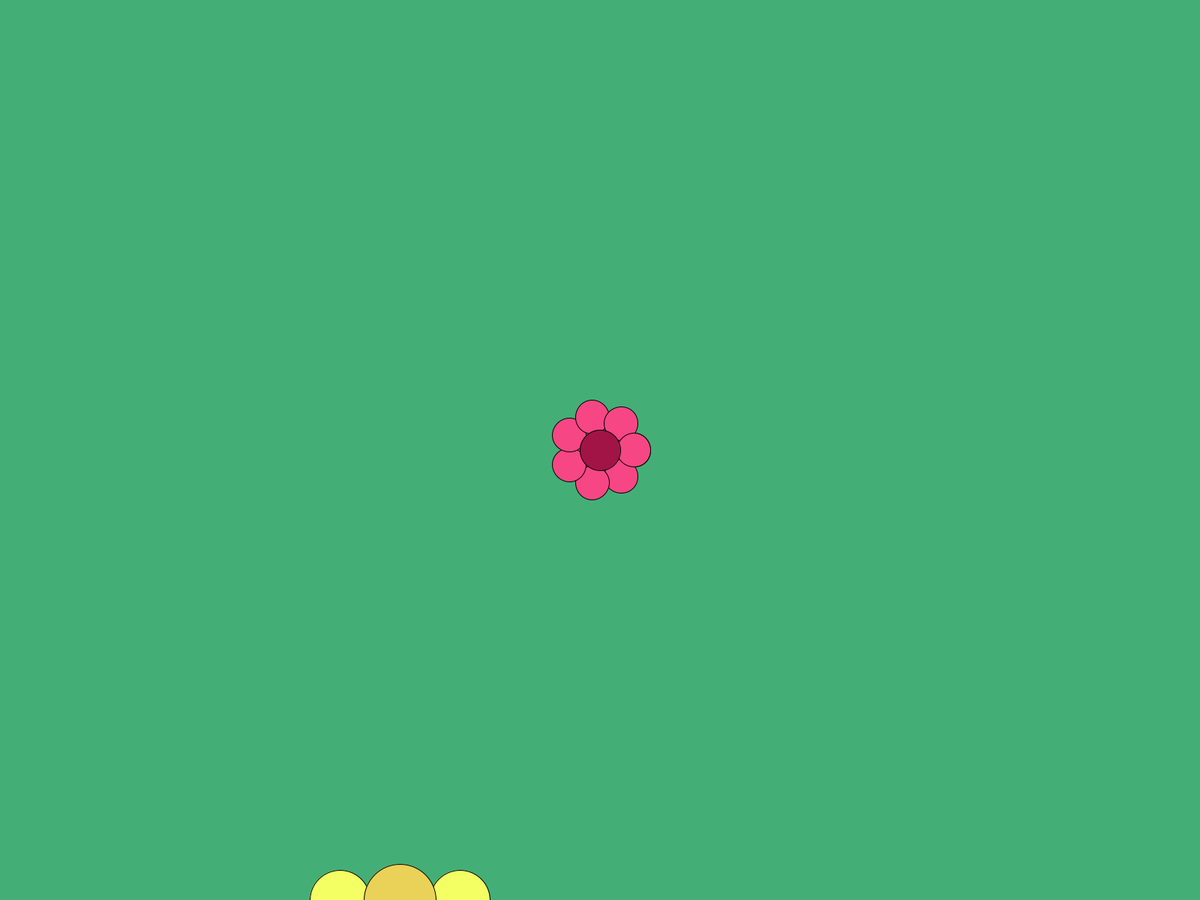
Frame 1 (no input)
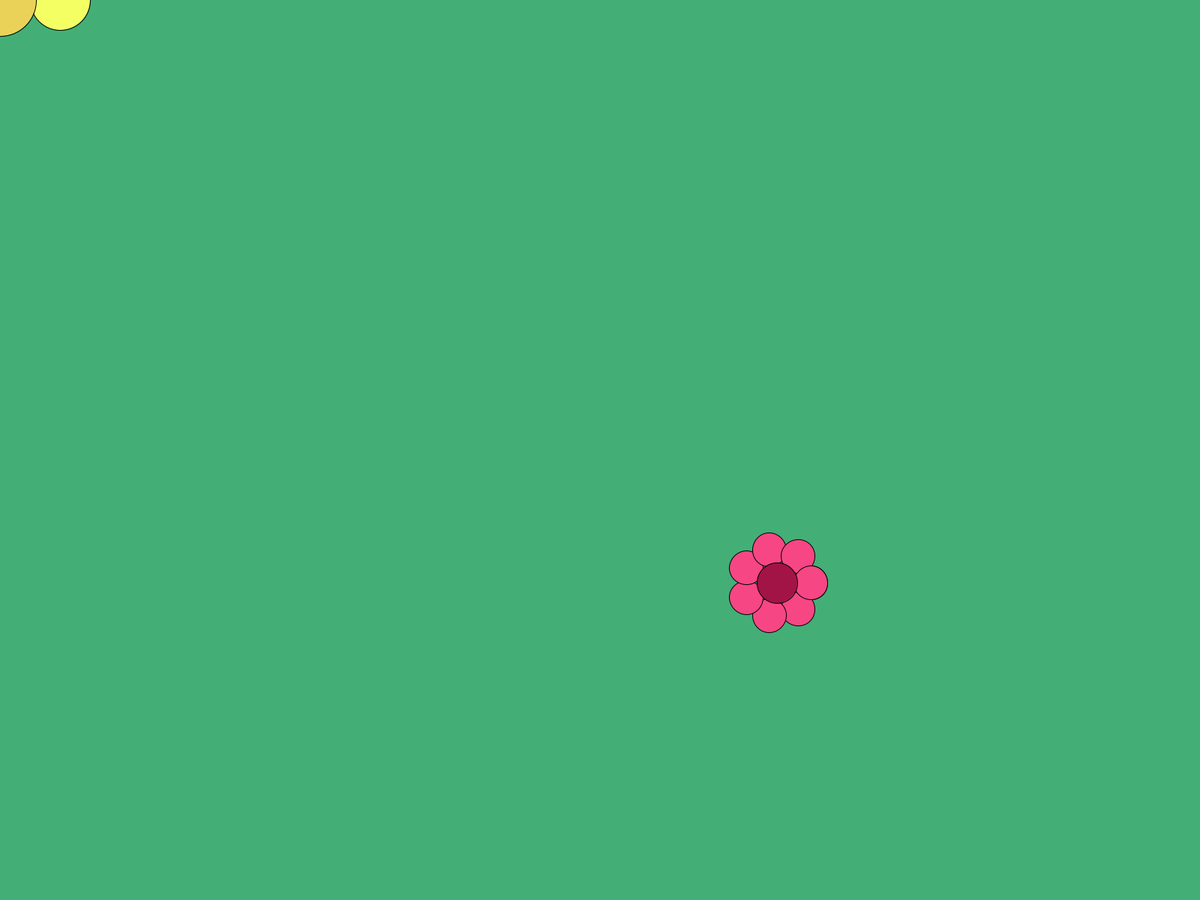
Frame 60 (the mouse pressed at the canvas centre just before this capture)
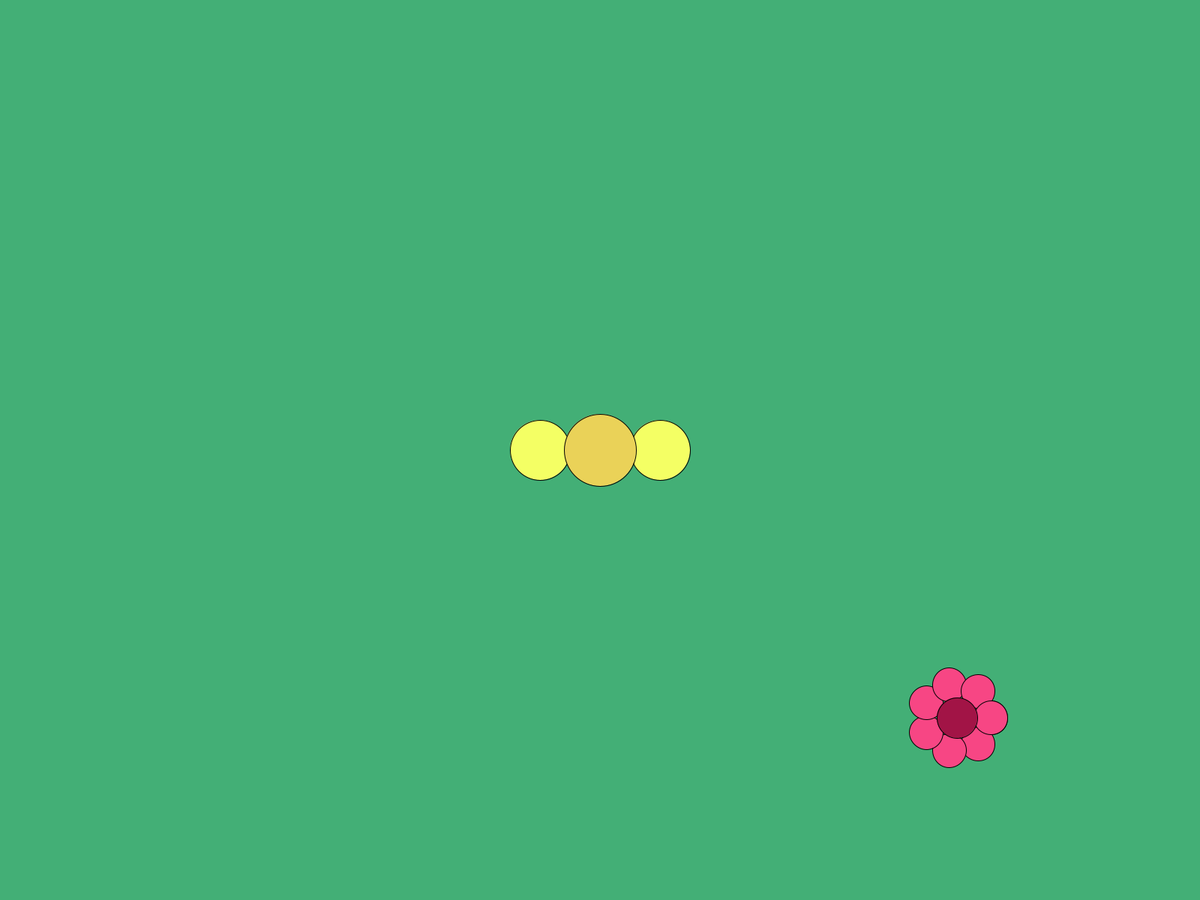
Frame 120 (the mouse held since frame 60 and released just before this capture)

The Processing sketch that drew these frames (run headless with seeded random() and noise(); from frame 60 on, the mouse is pressed at the canvas centre):

// Processing sketch: Student_FlowerObject
// ── Student_FlowerObject.pde
Flower_Bee myBee;
Flower_Bee Flower;  

void setup() {
  //size(1600, 1200);
  fullScreen();
  frameRate(120);

  int _r1= width/20;
  int _r2 = width/35;
  int _wings = 2;
  int _petals=7;
  float _x=width/3;
  float _x2=width/2;
  float _y=height;
  float _y2=height/2;
  int _petalColor=#F74684;
  int _flowerMidColor=#A21446;
  int _myBeeWingColor=#F4FF64;
  int _myBeeColor= #EAD258;
  float _flowerMoveX=width/400;
  float _flowerMoveY=height/400;
  float _beeMoveX=0;
  float _beeMoveY=0;


  myBee = new Flower_Bee(_r1, _wings, _x, _y, _myBeeWingColor, _myBeeColor, _beeMoveX, _beeMoveY); 
  Flower = new Flower_Bee(_r2, _petals, _x2, _y2, _petalColor, _flowerMidColor, _flowerMoveX, _flowerMoveY);
}

void draw() {
  background(#43AF76);

  Flower.display();
  Flower.move();
  Flower.bounce();
  Flower.hit(myBee);

  myBee.display();
  myBee.fly();
}

// ── Flower.pde
class Flower_Bee {

  // Variables
  float speedX; //Der blev lavet en speed variable så man kunne flytte på blomsten og sætte den til forskellig hastighed
  float speedY;
  float ballX;
  float ballY;


  float r;       // radius of the flower petal
  int n_petals;  // number of petals 
  float x;       // x-position of the center of the flower
  float y;       // y-position of the center of the flower
  int outColor;//hexadecimal number for the color of petals
  int midColor;

  Flower_Bee(float temp_r, int temp_n_petals, float temp_x, float temp_y, int temp_outColor, int temp_midColor, float temp_speedX, float temp_speedY) {
    r=temp_r;
    n_petals = temp_n_petals;
    x=temp_x;
    y=temp_y;
    outColor=temp_outColor;
    midColor=temp_midColor;
    speedX = temp_speedX;
    speedY = temp_speedY;
  }

  void display () {

    fill(outColor);
    for (float i=0; i<PI*2; i+=2*PI/n_petals) {
      ballX=x + r*cos(i);
      ballY=y + r*sin(i);
      ellipse(ballX, ballY, r, r);
    }
    fill(midColor);
    ellipse(x, y, r*1.2, r*1.2);
  }
  void move() {

    x = x + speedX;
    y = y + speedY;
  }
  void bounce() {

    if (x > width-r || x < r || y > height || y < 0) {
      speedX = speedX * (-1);
      speedY = speedY * (-1);
    }
  }

  void hit(Flower_Bee other) {
    float d = dist(x, y, other.x, other.y);
    if (d < r + other.r) {
      r = random(r, width/20);
      x = random(width);
      y = random(height);
      outColor = int(random(#000000, #FFFFFF));
      midColor = int(random(#000000, #FFFFFF));
      speedX = random(speedX, width/450) * (-1);
      speedY = random(speedY, height/450) * (-1);
    }
  }

  void fly() {
    x = mouseX;
    y = mouseY;
  }
}
